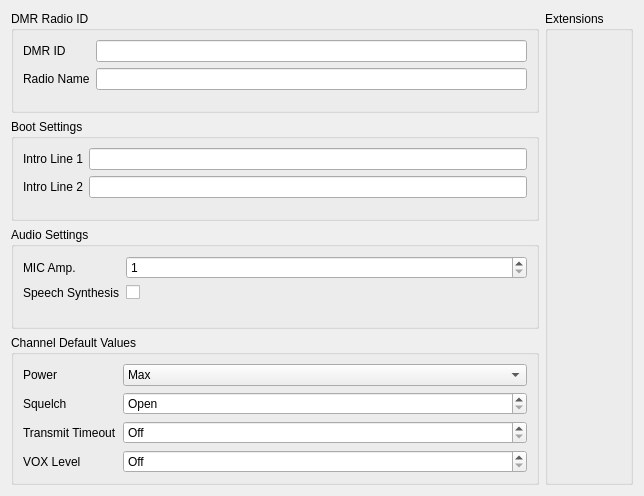
<?xml version="1.0" encoding="UTF-8"?>
<ui version="4.0">
 <class>GeneralSettingsView</class>
 <widget class="QWidget" name="GeneralSettingsView">
  <property name="geometry">
   <rect>
    <x>0</x>
    <y>0</y>
    <width>644</width>
    <height>496</height>
   </rect>
  </property>
  <property name="windowTitle">
   <string>Form</string>
  </property>
  <layout class="QHBoxLayout" name="horizontalLayout_2">
   <item>
    <layout class="QVBoxLayout" name="verticalLayout">
     <item>
      <widget class="QGroupBox" name="dmrIDBox">
       <property name="title">
        <string>DMR Radio ID</string>
       </property>
       <layout class="QFormLayout" name="formLayout_2">
        <item row="0" column="0">
         <widget class="QLabel" name="dMRIDLabel">
          <property name="text">
           <string>DMR ID</string>
          </property>
         </widget>
        </item>
        <item row="1" column="0">
         <widget class="QLabel" name="nameLabel">
          <property name="text">
           <string>Radio Name</string>
          </property>
         </widget>
        </item>
        <item row="1" column="1">
         <widget class="QLineEdit" name="radioName">
          <property name="toolTip">
           <string>Enter your name or callsign.</string>
          </property>
          <property name="accessibleName">
           <string>Name/Callsign</string>
          </property>
         </widget>
        </item>
        <item row="0" column="1">
         <widget class="QLineEdit" name="dmrID"/>
        </item>
       </layout>
      </widget>
     </item>
     <item>
      <widget class="QGroupBox" name="bootSettingsBox">
       <property name="title">
        <string>Boot Settings</string>
       </property>
       <layout class="QFormLayout" name="formLayout_4">
        <item row="0" column="0">
         <widget class="QLabel" name="introLine1Label">
          <property name="text">
           <string>Intro Line 1</string>
          </property>
         </widget>
        </item>
        <item row="0" column="1">
         <widget class="QLineEdit" name="introLine1">
          <property name="toolTip">
           <string>First greeting line (if supported by the radio).</string>
          </property>
          <property name="accessibleName">
           <string>Intro line 1</string>
          </property>
         </widget>
        </item>
        <item row="1" column="0">
         <widget class="QLabel" name="introLine2Label">
          <property name="text">
           <string>Intro Line 2</string>
          </property>
         </widget>
        </item>
        <item row="1" column="1">
         <widget class="QLineEdit" name="introLine2">
          <property name="toolTip">
           <string>Second greeting line (if supported by the radio).</string>
          </property>
          <property name="statusTip">
           <string/>
          </property>
          <property name="accessibleName">
           <string>Intro line 2</string>
          </property>
         </widget>
        </item>
       </layout>
      </widget>
     </item>
     <item>
      <widget class="QGroupBox" name="audioSettingsBox">
       <property name="title">
        <string>Audio Settings</string>
       </property>
       <layout class="QFormLayout" name="formLayout_5">
        <item row="0" column="0">
         <widget class="QLabel" name="micLabel">
          <property name="text">
           <string>MIC Amp.</string>
          </property>
         </widget>
        </item>
        <item row="0" column="1">
         <widget class="QSpinBox" name="mic">
          <property name="minimum">
           <number>1</number>
          </property>
          <property name="maximum">
           <number>10</number>
          </property>
         </widget>
        </item>
        <item row="1" column="0">
         <widget class="QLabel" name="speechLabel">
          <property name="text">
           <string>Speech Synthesis</string>
          </property>
         </widget>
        </item>
        <item row="1" column="1">
         <widget class="QCheckBox" name="speech">
          <property name="text">
           <string/>
          </property>
         </widget>
        </item>
       </layout>
      </widget>
     </item>
     <item>
      <widget class="QGroupBox" name="groupBox">
       <property name="title">
        <string>Channel Default Values</string>
       </property>
       <layout class="QFormLayout" name="formLayout_3">
        <item row="0" column="0">
         <widget class="QLabel" name="powerLabel">
          <property name="text">
           <string>Power</string>
          </property>
         </widget>
        </item>
        <item row="0" column="1">
         <widget class="QComboBox" name="powerValue">
          <item>
           <property name="text">
            <string>Max</string>
           </property>
          </item>
          <item>
           <property name="text">
            <string>High</string>
           </property>
          </item>
          <item>
           <property name="text">
            <string>Mid</string>
           </property>
          </item>
          <item>
           <property name="text">
            <string>Low</string>
           </property>
          </item>
          <item>
           <property name="text">
            <string>Min</string>
           </property>
          </item>
         </widget>
        </item>
        <item row="1" column="0">
         <widget class="QLabel" name="squelchLabel">
          <property name="text">
           <string>Squelch</string>
          </property>
         </widget>
        </item>
        <item row="1" column="1">
         <widget class="QSpinBox" name="squelchValue">
          <property name="specialValueText">
           <string>Open</string>
          </property>
          <property name="maximum">
           <number>10</number>
          </property>
         </widget>
        </item>
        <item row="2" column="0">
         <widget class="QLabel" name="transmitTimeoutLabel">
          <property name="text">
           <string>Transmit Timeout</string>
          </property>
         </widget>
        </item>
        <item row="2" column="1">
         <widget class="QSpinBox" name="totValue">
          <property name="specialValueText">
           <string>Off</string>
          </property>
          <property name="suffix">
           <string> s</string>
          </property>
          <property name="maximum">
           <number>9999</number>
          </property>
         </widget>
        </item>
        <item row="3" column="0">
         <widget class="QLabel" name="voxLevelLabel">
          <property name="text">
           <string>VOX Level</string>
          </property>
         </widget>
        </item>
        <item row="3" column="1">
         <widget class="QSpinBox" name="voxValue">
          <property name="specialValueText">
           <string>Off</string>
          </property>
          <property name="maximum">
           <number>10</number>
          </property>
         </widget>
        </item>
       </layout>
      </widget>
     </item>
    </layout>
   </item>
   <item>
    <layout class="QVBoxLayout" name="verticalLayout_2">
     <item>
      <widget class="QGroupBox" name="extensionBox">
       <property name="title">
        <string>Extensions</string>
       </property>
       <layout class="QHBoxLayout" name="horizontalLayout">
        <item>
         <widget class="ExtensionView" name="extensionView" native="true"/>
        </item>
       </layout>
      </widget>
     </item>
    </layout>
   </item>
  </layout>
 </widget>
 <customwidgets>
  <customwidget>
   <class>ExtensionView</class>
   <extends>QWidget</extends>
   <header>extensionview.hh</header>
   <container>1</container>
  </customwidget>
 </customwidgets>
 <resources/>
 <connections/>
</ui>
